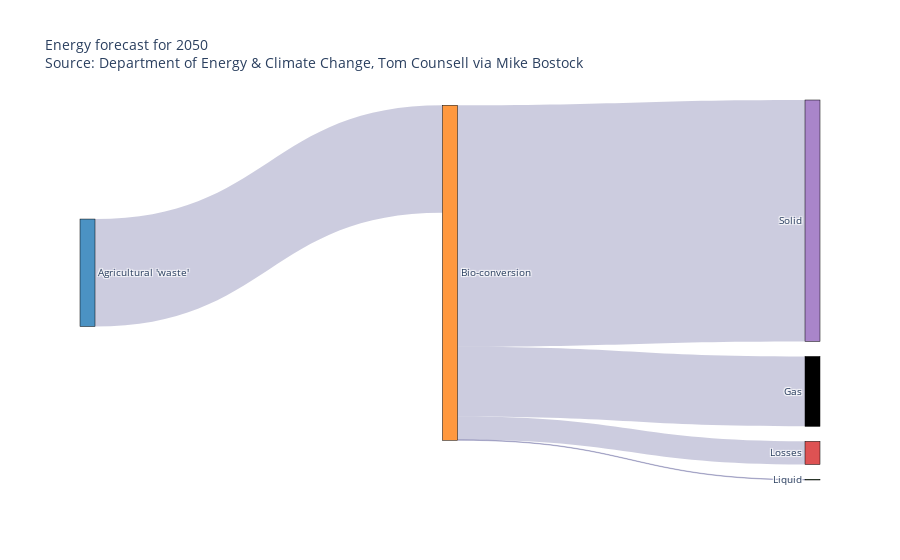

The notebook cell this image was saved under:
### Code cell
fig = go.Figure(data=[go.Sankey(
    valueformat = ".0f",
    valuesuffix = "TWh",
    # Define nodes
    node = dict(
      pad = 15,
      thickness = 15,
      line = dict(color = "black", width = 0.5),
      label = a['node']['label'],
      color = a['node']['color']
    ),
    # Add links
    link = dict(
      source =  a['link']['source'],
      target =  a['link']['target'],
      value =  a['link']['value'],
     
      color =  a['link']['color']
))])

fig.update_layout(title_text="Energy forecast for 2050<br>Source: Department of Energy & Climate Change, Tom Counsell via <a href='https://bost.ocks.org/mike/sankey/'>Mike Bostock</a>",
                  font_size=10)
fig.show()

### Figure 1 — Plotly figure (JSON) as saved in the notebook; plotly's stock layout.template omitted (floating-point values rounded to 4 significant figures)
{"data": [{"link": {"color": ["rgba(0,0,96,0.2)", "rgba(0,0,96,0.2)", "rgba(0,0,96,0.2)", "rgba(0,0,96,0.2)", "rgba(0,0,96,0.2)", "rgba(0,0,96,0.2)", "rgba(0,0,96,0.2)"], "source": [0, 1, 1, 1, 1, 4], "target": [1, 2, 3, 4, 5], "value": [124.7, 0.597, 26.86, 280.3, 81.14, 35, 35]}, "node": {"color": ["rgba(31, 119, 180, 0.8)", "rgba(255, 127, 14, 0.8)", "rgba(44, 160, 44, 0.8)", "rgba(214, 39, 40, 0.8)", "rgba(148, 103, 189, 0.8)"], "label": ["Agricultural 'waste'", "Bio-conversion", "Liquid", "Losses", "Solid", "Gas"], "line": {"color": "black", "width": 0.5}, "pad": 15, "thickness": 15}, "type": "sankey", "valueformat": ".0f", "valuesuffix": "TWh"}], "layout": {"font": {"size": 10}, "title": {"text": "Energy forecast for 2050<br>Source: Department of Energy & Climate Change, Tom Counsell via <a href='https://bost.ocks.org/mike/sankey/'>Mike Bostock</a>"}}}
